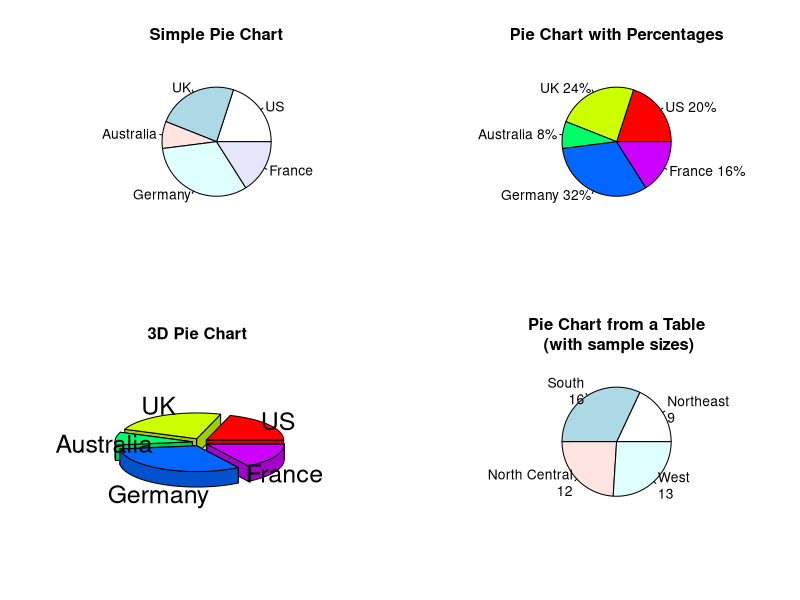

Generate this figure with R:
par(mfrow = c(2, 2))
slices <- c(10, 12, 4, 16, 8)
lbls <- c("US", "UK", "Australia", "Germany", "France")
pie(slices,
    labels = lbls,
    main = "Simple Pie Chart"
)

pct <- round(slices / sum(slices) * 100)
lbls2 <- paste(lbls, " ", pct, "%", sep = "")
pie(slices,
    labels = lbls2, col = rainbow(length(lbls2)),
    main = "Pie Chart with Percentages"
)

library(plotrix)
pie3D(slices,
    labels = lbls, explode = 0.1,
    main = "3D Pie Chart "
)

mytable <- table(state.region)
lbls3 <- paste(names(mytable), "\n", mytable, sep = "")
pie(mytable,
    labels = lbls3,
    main = "Pie Chart from a Table\n (with sample sizes)"
)